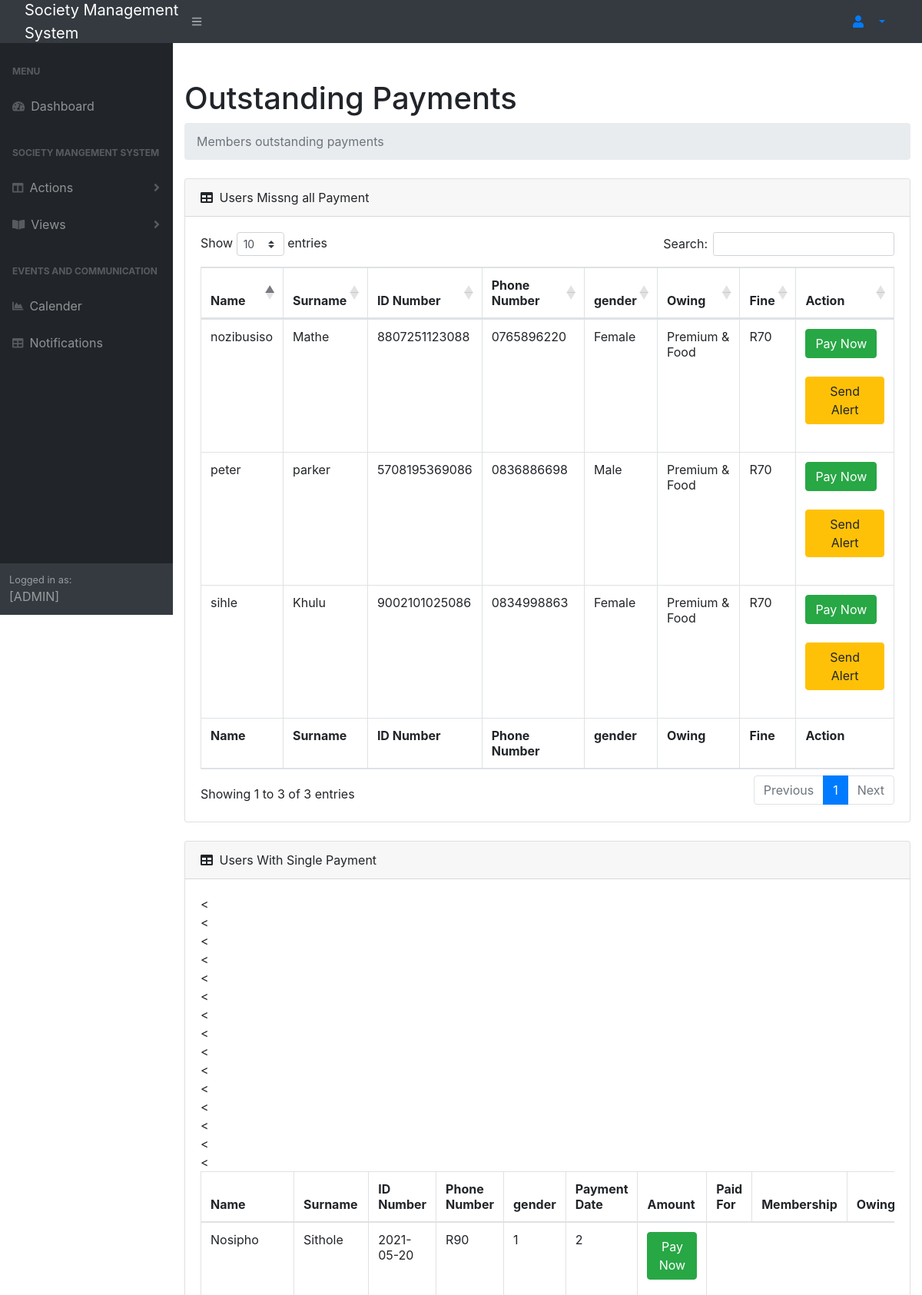
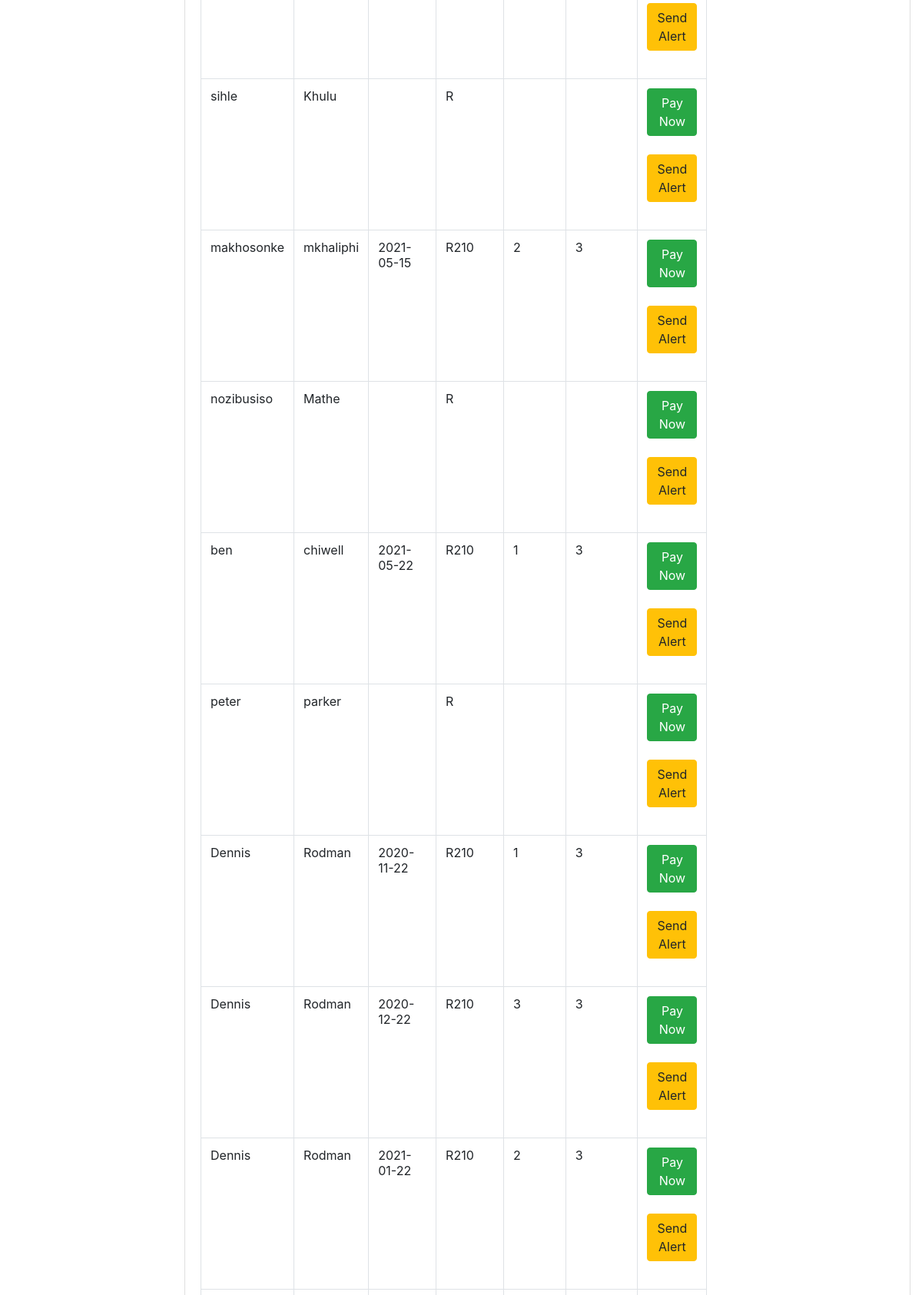
Page /test.php (upper part) on the committed database (2 pictures, top to bottom).
### tables this page shows
CREATE TABLE `member` (
  `memberId` int(10) NOT NULL,
  `name` varchar(25) NOT NULL,
  `surname` varchar(25) NOT NULL,
  `id` varchar(15) NOT NULL,
  `cell_no` varchar(12) NOT NULL,
  `status` varchar(15) NOT NULL,
  `start_date` varchar(10) NOT NULL,
  `gender` varchar(10) NOT NULL,
  `user_id` int(10) NOT NULL
);

CREATE TABLE `payment` (
  `payment_id` int(10) NOT NULL,
  `payment_date` varchar(12) NOT NULL,
  `amount` int(15) NOT NULL,
  `optionId` int(10) NOT NULL,
  `member_id` int(10) NOT NULL,
  `fee_id` int(10) NOT NULL
);

### test.php (the view, shortened to what this page needs)
<?php
  include("connection.php");
?>
<html lang="en">
    <head>
        <link href="css/styles.css" rel="stylesheet" />
        <link href="https://cdn.datatables.net/1.10.20/css/dataTables.bootstrap4.min.css" rel="stylesheet" />
        <link rel="stylesheet" href="//stackpath.bootstrapcdn.com/bootstrap/4.3.1/css/bootstrap.min.css" crossorigin=anonymous>
    </head>
    <body class="sb-nav-fixed">
        <nav class="sb-topnav navbar navbar-expand navbar-dark bg-dark">
            <a class="navbar-brand" href="index.html">Society Management<br/> System</a>
            <button class="btn btn-link btn-sm order-1 order-lg-0" id="sidebarToggle" href="#!"><i class="fas fa-bars"></i></button>
            <li class="nav-item dropdown no-arrow-none d-md-inline-block  ml-auto mr-0 mr-md-3 my-2 my-md-0">
              <a class="nav-link dropdown-toggle" href="#" id="userDropdown" role="button" data-toggle="dropdown" aria-haspopup="true" aria-expanded="false">
              <i class="fas fa-user fa-fw green-text"></i>
              </a>
            </li>
        </nav>
        <div id="layoutSidenav">
            <div id="layoutSidenav_nav">
                <nav class="sb-sidenav accordion sb-sidenav-dark" id="sidenavAccordion">
                    <div class="sb-sidenav-menu">
                        <div class="nav">
                            <div class="sb-sidenav-menu-heading">Menu</div>
                            <a class="nav-link" href="admin.php">
                                <div class="sb-nav-link-icon"><i class="fas fa-tachometer-alt"></i></div>
                                Dashboard
                            </a>
                            <div class="sb-sidenav-menu-heading">Society Mangement System</div>
                             <a class="nav-link collapsed" href="#" data-toggle="collapse" data-target="#collapseLayouts" aria-expanded="false" aria-controls="collapseLayouts">
                                <div class="sb-nav-link-icon"><i class="fas fa-columns"></i></div>
                                 Actions
                                <div class="sb-sidenav-collapse-arrow"><i class="fas fa-angle-down"></i></div>
                             </a>
                             <a class="nav-link collapsed" href="#" data-toggle="collapse" data-target="#collapsePages" aria-expanded="false" aria-controls="collapsePages">
                                <div class="sb-nav-link-icon"><i class="fas fa-book-open"></i></div>
                                Views
                                <div class="sb-sidenav-collapse-arrow"><i class="fas fa-angle-down"></i></div>
                             </a>
                            <div class="sb-sidenav-menu-heading">Events and Communication</div>
                            <a class="nav-link" href="events.php">
                                <div class="sb-nav-link-icon"><i class="fas fa-chart-area"></i></div>
                                Calender
                            </a>
                            <a class="nav-link" href="notification.php">
                                <div class="sb-nav-link-icon"><i class="fas fa-table"></i></div>
                                Notifications
                            </a>
                        </div>
                    </div>
                    <div class="sb-sidenav-footer">
                        <div class="small">Logged in as:</div>
                        <?php echo $name. " [ADMIN]"; ?>
                    </div>
                </nav>
            </div>
            <div id="layoutSidenav_content">
                <main>
                    <div class="container-fluid">
                        <h1 class="mt-4">Outstanding Payments</h1>
                        <ol class="breadcrumb mb-4">
                            <li class="breadcrumb-item active">Members outstanding payments</li>
                        </ol>
                        <div class="card mb-4">
                            <div class="card-header">
                                <i class="fas fa-table mr-1"></i>
                                Users Missng all Payment
                            </div>
                            <div class="card-body">
                                <div class="table-responsive">
                                    <table class="table table-bordered" id="dataTable" width="100%" cellspacing="0">
                                        <thead>
                                            <tr>
                                            <th>Name</th>
                                                <th>Surname</th>
                                                <th>ID Number</th>
                                                <th>Phone Number</th>
                                                <th>gender</th>
                                                <th>Owing</th>
                                                <th>Fine</th>
                                                <th>Action</th>
                                            </tr>
                                        </thead>
                                        <tfoot>
                                            <tr>
                                                <th>Name</th>
                                                <th>Surname</th>
                                                <th>ID Number</th>
                                                <th>Phone Number</th>
                                                <th>gender</th>
                                                <th>Owing</th>
                                                <th>Fine</th>
                                                <th>Action</th>
                                            </tr>
                                        </tfoot>
                                        <tbody>
                                             <?php
                                               $payQuery = "SELECT m.memberId,m.name,m.surname,m.id,m.cell_no,m.gender,p.payment_date
                                                            FROM member m
                                                            LEFT JOIN payment p
                                                            ON m.memberId = p.member_id
                                                            WHERE p.payment_date IS NULL";
                                               $payment = mysqli_query($con,$payQuery);
                                               while($data = mysqli_fetch_array($payment))
                                               {
                                                  $memberId = $data['memberId'];
                                                   $name = $data['name'];
                                                   $surname = $data['surname'];
                                                   $id = $data['id'];
                                                   $cell = $data['cell_no'];
                                                   $gender = $data['gender'];
                                                   $owing = "Premium & Food";
                                                   $fine = "R70";
                                               ?>
                                               <tr>
                                                    <td> <?php echo $name;  ?>  </td>
                                                    <td> <?php echo $surname;  ?> </td>
                                                    <td> <?php echo $id;  ?> </td>
                                                    <td> <?php echo $cell;  ?> </td>
                                                    <td> <?php echo $gender;  ?> </td>
                                                    <td> <?php echo $owing;  ?> </td>
                                                    <td> <?php echo $fine;  ?> </td>
                                                    <div class="text-center">
                                                   <td>  <a href="" class="btn btn-success btn-rounded mb-4" data-toggle="modal" data-target="#modalLoginForm2">Pay Now</a>
                                                   <a href="alert.php?id=<?php echo $memberId;  ?>&owing=both" class="btn btn-warning btn-rounded mb-4" >Send  Alert</a>
                                                  </td>
                                                </div>
                                                </tr>
                                               <?php
                                               }
                                              ?>
                                        </tbody>
                                    </table>
                                </div>
                            </div>
                        </div>
                        <div class="card mb-4">
                            <div class="card-header">
                                <i class="fas fa-table mr-1"></i>
                                Users With Single Payment
                            </div>
                            <div class="card-body">
                                <div class="table-responsive">
                                    <table class="table table-bordered" id="dataTable" width="100%" cellspacing="0">
                                        <thead>
                                            <tr>
                                            <th>Name</th>
                                                <th>Surname</th>
                                                <th>ID Number</th>
                                                <th>Phone Number</th>
                                                <th>gender</th>
                                                <th>Payment Date</th>
                                                <th>Amount</th>
                                                <th>Paid For</th>
                                                <th>Membership</th>
                                                <th>Owing</th>
                                            </tr>
                                        </thead>
                                        <tbody>
                                             <?php
                                                $sql = "SELECT member.memberId,member.name,member.surname,payment.payment_date,payment.amount,payment.optionId,payment.fee_id
                                               FROM member
                                               LEFT JOIN payment
                                               ON member.memberId = payment.member_id";
                                               $payment = mysqli_query($con,$sql);
                                               while($data = mysqli_fetch_array($payment))
                                               {
                                                   $memberId = $data['memberId'];
                                                   $name = $data['name'];
                                                   $surname = $data['surname'];
                                                   $date = $data['payment_date'];
                                                   $amount = $data['amount'];
                                                   $option = $data['optionId'];
                                                   $membership = $data['fee_id'];
                                               ?>
                                               <tr>
                                                    <td> <?php echo $name;  ?>  </td>
                                                    <td> <?php echo $surname;  ?> </td>
                                                    <td> <?php echo $date;  ?> </td>
                                                    <td> <?php echo "R". $amount;  ?> </td>
                                                    <td> <?php echo $option;  ?> </td>
                                                    <td> <?php echo $membership;  ?> </td>
                                                   <div class="text-center">
                                                   <td>  <a href="" class="btn btn-success btn-rounded mb-4" data-toggle="modal" data-target="#modalLoginForm">Pay Now</a>
                                                   <a href="alert.php?id=<?php echo $memberId;  ?>&owing=<?php echo $owing ?>" class="btn btn-warning btn-rounded mb-4" >Send  Alert</a>
                                                  </td>
                                                </div>
                                                </tr>
                                               <?php
                                               }
                                              ?>
                                        </tbody>
                                    </table>
                                </div>
                            </div>
                        </div>
                    </div>
                </main>
            </div>
        </div>
    </body>
</html>

### rows in the picture
member: name "sihle", surname "Khulu", id "9002101025086", cell_no "0834998863", gender "Female", owing "Premium & Food", fine "R70"
member: name "nozibusiso", surname "Mathe", id "8807251123088", cell_no "0765896220", gender "Female", owing "Premium & Food", fine "R70"
member: name "peter", surname "parker", id "5708195369086", cell_no "0836886698", gender "Male", owing "Premium & Food", fine "R70"
payment: member.name "Nosipho", member.surname "Sithole", payment_date "2021-05-20", amount "90", optionId "1", fee "2"
payment: member.name "makhosonke", member.surname "mkhaliphi", payment_date "2021-05-15", amount "210", optionId "2", fee "3"
payment: member.name "ben", member.surname "chiwell", payment_date "2021-05-22", amount "210", optionId "1", fee "3"
payment: member.name "Dennis", member.surname "Rodman", payment_date "2020-11-22", amount "210", optionId "1", fee "3"
payment: member.name "Dennis", member.surname "Rodman", payment_date "2020-12-22", amount "210", optionId "3", fee "3"
payment: member.name "Dennis", member.surname "Rodman", payment_date "2021-01-22", amount "210", optionId "2", fee "3"
